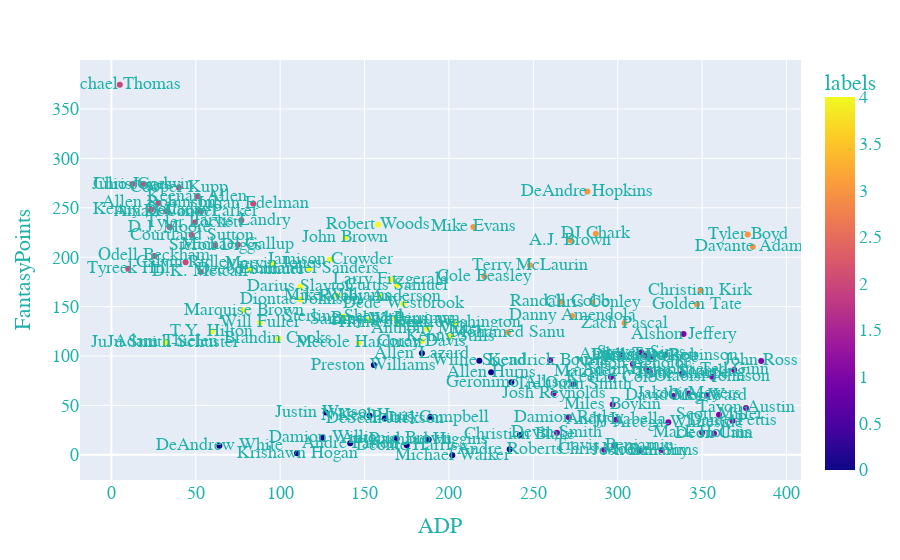

The code cell stored with this chart in its notebook:
### Code cell
plotKmeans(data, position="WR", clusters=5)

### Figure 1 — Plotly figure (JSON) as saved in the notebook; plotly's stock layout.template omitted (floating-point values rounded to 4 significant figures)
{"data": [{"hovertemplate": "ADP=%{x}<br>FantasyPoints=%{y}<br>Player=%{text}<br>labels=%{marker.color}<extra></extra>", "legendgroup": "", "marker": {"color": [2, 2, 2, 2, 2, 2, 2, 3, 3, 3, 2, 2, 2, 2, 2, 3, 2, 2, 4, 2, 2, 4, 2, 3, 3, 4, 4, 2, 3, 2, 2, 4, 4, 4, 3, 4, 4, 4, 3, 4, 3, 4, 4, 4, 3, 3, 4, 3, 4, 4, 4, 4, 4, 4, 4, 4, 4, 3, 1, 4, 4, 1, 4, 1, 4, 1, 1, 0, 1, 3, 0, 1, 0, 1, 1, 1, 1, 1, 1, 0, 1, 1, 1, 1, 0, 1, 1, 1, 1, 1, 0, 1, 0, 0, 1, 1, 1, 1, 0, 1, 1, 0, 1, 0, 0, 0, 0, 0, 0, 1, 0, 1, 1, 1, 0, 0], "coloraxis": "coloraxis", "symbol": "circle"}, "mode": "markers+text", "name": "", "orientation": "v", "showlegend": false, "text": ["Michael Thomas", "Chris Godwin", "Kenny Golladay", "Cooper Kupp", "Julio Jones", "DeVante Parker", "Amari Cooper", "Mike Evans", "A.J. Brown", "DeAndre Hopkins", "Keenan Allen", "Allen Robinson", "Julian Edelman", "Jarvis Landry", "Tyler Lockett", "DJ Chark", "Courtland Sutton", "Stefon Diggs", "John Brown", "Michael Gallup", "D.J. Moore", "Robert Woods", "Calvin Ridley", "Terry McLaurin", "Tyler Boyd", "Deebo Samuel", "Marvin Jones", "Tyreek Hill", "Davante Adams", "D.K. Metcalf", "Odell Beckham", "Emmanuel Sanders", "Darius Slayton", "Jamison Crowder", "Cole Beasley", "Curtis Samuel", "Mike Williams", "Robby Anderson", "Chris Conley", "Diontae Johnson", "Golden Tate", "Larry Fitzgerald", "Breshad Perriman", "Marquise Brown", "Randall Cobb", "Christian Kirk", "Mecole Hardman", "Zach Pascal", "Dede Westbrook", "James Washington", "Sammy Watkins", "Will Fuller", "Hunter Renfrow", "Sterling Shepard", "Adam Thielen", "T.Y. Hilton", "Kenny Stills", "Danny Amendola", "Alshon Jeffery", "Brandin Cooks", "Anthony Miller", "Steven Sims", "Corey Davis", "Phillip Dorsett", "JuJu Smith-Schuster", "Demarcus Robinson", "Kendrick Bourne", "Allen Lazard", "John Ross", "Mohamed Sanu", "Willie Snead", "Auden Tate", "Preston Williams", "Marquez Valdes-Scantling", "Tajae Sharpe", "Ted Ginn", "Nelson Agholor", "Keelan Cole", "Tre'Quan Smith", "Allen Hurns", "Russell Gage", "Adam Humphries", "Olabisi Johnson", "David Moore", "Geronimo Allison", "Josh Reynolds", "Miles Boykin", "Jakobi Meyers", "Tavon Austin", "Greg Ward", "DeSean Jackson", "Scott Miller", "Justin Watson", "N'Keal Harry", "Andy Isabella", "Damion Ratley", "Dante Pettis", "JJ Arcega-Whiteside", "Parris Campbell", "Devin Smith", "Mack Hollins", "Antonio Brown", "Deon Cain", "Rashard Higgins", "Deonte Harris", "Christian Blake", "Damion Willis", "Andre Patton", "DeAndrew White", "Travis Benjamin", "Andre Roberts", "Cam Sims", "Josh Bellamy", "Chris Moore", "Krishawn Hogan", "Michael Walker"], "type": "scatter", "x": [5, 19, 23.5, 40, 12.5, 53, 32.5, 214.5, 272, 282, 51, 28, 84, 77, 49.5, 287, 47.5, 61.5, 138.5, 75, 34.5, 158, 44, 248, 377, 82, 96, 10, 380, 53, 25.5, 117, 112, 129.5, 221, 169, 134, 159, 285, 112, 347, 165.5, 168.5, 78.5, 266, 349, 146.5, 304, 173, 203, 152.5, 88, 169.5, 137.5, 32.5, 59.5, 201, 273, 339, 99, 187, 314, 184, 316, 32, 328, 260, 184, 385, 235, 218, 302, 155.5, 319, 338, 369, 309, 296, 274, 225, 320, 317, 356, 333, 237, 262, 297, 342, 376, 353, 162, 360, 127, 153, 299, 271, 368, 330, 189, 264, 350, 169, 357, 188, 175, 242, 125, 141.5, 64, 298, 236, 326, 313, 292, 110, 202], "xaxis": "x", "y": [374.6, 274.1, 248, 270.5, 274.1, 246.2, 246.5, 230.7, 217.1, 266.5, 261.5, 254.9, 254.3, 237.4, 235.2, 223.8, 222.4, 212.1, 219.8, 212.7, 230.5, 232.9, 195, 191.9, 222.9, 187.1, 193.9, 188.3, 210.7, 185.1, 201.3, 188.3, 170, 197.7, 180.8, 171.7, 161.3, 160.3, 154.5, 157.1, 152.2, 177.4, 138.1, 146.4, 154.9, 166.2, 113.5, 133.3, 152.7, 133.5, 136.5, 134, 133.5, 139.8, 114.4, 125.1, 120.1, 140.6, 122.2, 117.5, 127.5, 103.5, 115.1, 100.8, 113.2, 100.9, 95.8, 102.8, 95, 124.1, 95.1, 101.5, 90.8, 84.1, 81.9, 85.9, 92, 78.7, 71.4, 83.6, 98.8, 86.5, 79, 59.6, 73.4, 61.9, 50.8, 61.9, 47.4, 59.9, 36.9, 40.6, 42.9, 39.4, 35.4, 38, 34.54, 32.9, 38.1, 22.3, 22.5, 16.1, 21.4, 15.5, 9.5, 20.1, 17.2, 11.6, 9.1, 9, 5.7, 4.7, 4, 5.1, 1.4, -0.5], "yaxis": "y"}], "layout": {"coloraxis": {"colorbar": {"title": {"text": "labels"}}, "colorscale": [[0, "#0d0887"], [0.1111, "#46039f"], [0.2222, "#7201a8"], [0.3333, "#9c179e"], [0.4444, "#bd3786"], [0.5556, "#d8576b"], [0.6667, "#ed7953"], [0.7778, "#fb9f3a"], [0.8889, "#fdca26"], [1, "#f0f921"]]}, "font": {"color": "LightSeaGreen", "family": "sans serif", "size": 18}, "legend": {"tracegroupgap": 0}, "margin": {"t": 60}, "xaxis": {"anchor": "y", "domain": [0, 1], "title": {"text": "ADP"}}, "yaxis": {"anchor": "x", "domain": [0, 1], "title": {"text": "FantasyPoints"}}}}
